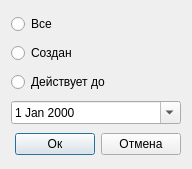
<?xml version="1.0" encoding="UTF-8"?>
<ui version="4.0">
 <class>SelectKeyDateDialog</class>
 <widget class="QDialog" name="SelectKeyDateDialog">
  <property name="geometry">
   <rect>
    <x>0</x>
    <y>0</y>
    <width>192</width>
    <height>169</height>
   </rect>
  </property>
  <property name="windowTitle">
   <string>Фильтр ключей</string>
  </property>
  <layout class="QGridLayout" name="gridLayout">
   <item row="0" column="0">
    <widget class="QRadioButton" name="radioButtonAll">
     <property name="text">
      <string>Все</string>
     </property>
    </widget>
   </item>
   <item row="1" column="0">
    <widget class="QRadioButton" name="radioButtonCreate">
     <property name="text">
      <string>Создан</string>
     </property>
    </widget>
   </item>
   <item row="2" column="0">
    <widget class="QRadioButton" name="radioButtonFinish">
     <property name="text">
      <string>Действует до</string>
     </property>
    </widget>
   </item>
   <item row="3" column="0">
    <widget class="QDateEdit" name="dateEdit">
     <property name="calendarPopup">
      <bool>true</bool>
     </property>
    </widget>
   </item>
   <item row="4" column="0">
    <layout class="QHBoxLayout" name="horizontalLayout">
     <item>
      <spacer name="horizontalSpacer">
       <property name="orientation">
        <enum>Qt::Horizontal</enum>
       </property>
       <property name="sizeHint" stdset="0">
        <size>
         <width>40</width>
         <height>20</height>
        </size>
       </property>
      </spacer>
     </item>
     <item>
      <widget class="QPushButton" name="pushButtonOk">
       <property name="text">
        <string>Ок</string>
       </property>
      </widget>
     </item>
     <item>
      <widget class="QPushButton" name="pushButtonCancel">
       <property name="text">
        <string>Отмена</string>
       </property>
      </widget>
     </item>
    </layout>
   </item>
  </layout>
 </widget>
 <resources/>
 <connections/>
</ui>
